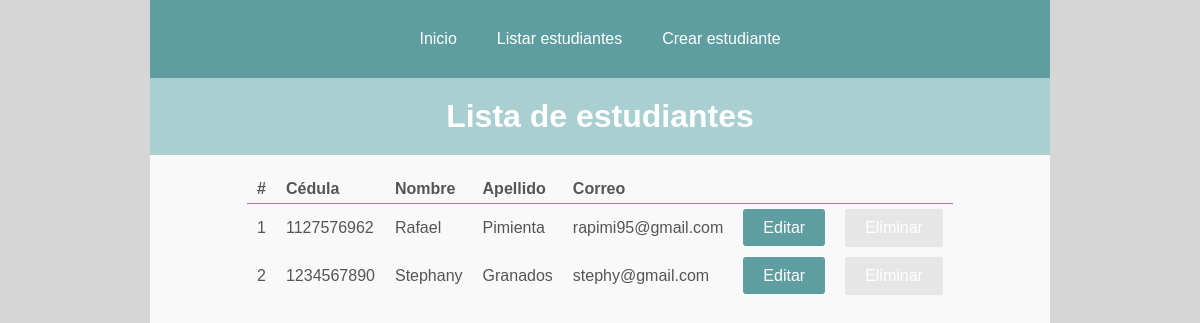
Page /estudiantes on the committed database.
### tables this page shows
CREATE TABLE `students` (
  `id` int(11) NOT NULL,
  `identification` int(10) NOT NULL,
  `name` varchar(100) NOT NULL,
  `last_name` varchar(100) NOT NULL,
  `email` varchar(100) NOT NULL
);

### controllers/StudentController.php (called while the page is built, shortened)
<?php
require_once 'models/Student.php';
class StudentController {
  private $model;
  public function __construct() {
    $this->model = new Student;
  }
  public function index() {
    $students = $this->model->all();
    $title = 'Lista de estudiantes';
    $content = 'views/student/index.php';
    require_once 'views/layout.php';
  }
}

### database/Database.php (called while the page is built, shortened)
<?php
class Database {
  public function __construct() {
    $this->host = 'localhost';
    $this->user = 'root';
    $this->password = '';
    $this->database = 'school';
    $this->connection = new mysqli(
      $this->host,
      $this->user,
      $this->password,
      $this->database
    );
  }
}

### models/Student.php (called while the page is built, shortened)
<?php
require_once 'database/Database.php';
class Student {
  private $database;
  public function __construct() {
    $this->database = new Database;
  }
  public function all() {
    $students = [];
    $query = 'SELECT * FROM students';
    $result = $this->database->connection->query($query);
    while ($student = $result->fetch_object()) {
      $students[] = $student;
    }
    return $students;
  }
}

### views/student/index.php (the view, shortened to what this page needs)
<table cellspacing="0">
  <thead>
    <th align="left">#</th>
    <th align="left">Cédula</th>
    <th align="left">Nombre</th>
    <th align="left">Apellido</th>
    <th align="left">Correo</th>
    <th align="left"></th>
    <th align="left"></th>
  </thead>
  <tbody>
    <?php foreach ($students as $student) : ?>
      <tr>
        <td><?php echo $student->id; ?></td>
        <td><?php echo $student->identification; ?></td>
        <td><?php echo $student->name; ?></td>
        <td><?php echo $student->last_name; ?></td>
        <td><?php echo $student->email; ?></td>
        <td>
          <a href='estudiantes/editar?id=<?php echo $student->id; ?>'>Editar</a>
        </td>
        <td>
          <form action="/CRUD_SENA/estudiantes/eliminar" method="post">
            <input type="submit" value="Eliminar">
          </form>
        </td>
      </tr>
    <?php endforeach; ?>
  </tbody>
</table>

### index.php (shortened to what this page needs)
<?php
$baseRoute = '/CRUD_SENA';
$route = str_replace($baseRoute, '', $_SERVER['REQUEST_URI']);
switch ($route) {
  case '/estudiantes':
    require_once 'controllers/StudentController.php';
    $controller = new StudentController;
    $controller->index();
    break;
}

### views/layout.php (shortened to what this page needs)
<!DOCTYPE html>
<html lang="es">
<head>
  <link rel="stylesheet" href="/CRUD_SENA/public/index.css">
</head>
<body>
  <div class="container">
    <div class="navbar">
      <a href="/CRUD_SENA">Inicio</a>
      <a href="/CRUD_SENA/estudiantes">Listar estudiantes</a>
      <a href="/CRUD_SENA/estudiantes/crear">Crear estudiante</a>
    </div>
    <h1><?php if (isset($title)) echo $title; ?></h1>
    <div class="content">
      <?php if (isset($content)) require_once $content ?>
    </div>
  </div>
</body>
</html>

### public/index.css (style rules this page uses)
* { box-sizing: border-box; }
html, body, .container { height: 100%; }
body { margin: 0; font-family: sans-serif; color: #555; background-color: #d6d6d6; }
h1 { margin-top: 0; text-align: center; background-color: #a9cfd0; color: #fff; margin: 0; padding: 20px 0; }
a, [type="submit"] { background-color: cadetblue; border-radius: 3px; padding: 10px 20px; color: #fff; border: none; text-decoration: none; font-size: 16px; }
input { border: 1px solid cadetblue; background-color: #f9f9f9; padding: 5px; border-radius: 3px; outline: none; }
input:read-only { background-color: #e6e6e6; }
th { border-bottom: 1px solid cadetblue; }
th, td { padding: 5px 10px; }
.container { margin: 0 auto; background-color: #f9f9f9; width: 900px; }
.navbar { background-color: cadetblue; padding: 20px 0; display: flex; justify-content: center; }
.content { width: fit-content; margin: 20px auto; }

### rows in the picture
students: id "1", identification "1127576962", name "Rafael", last_name "Pimienta", email "rapimi95@gmail.com"
students: id "2", identification "1234567890", name "Stephany", last_name "Granados", email "stephy@gmail.com"

### other values in the picture
$title "Lista de estudiantes"
